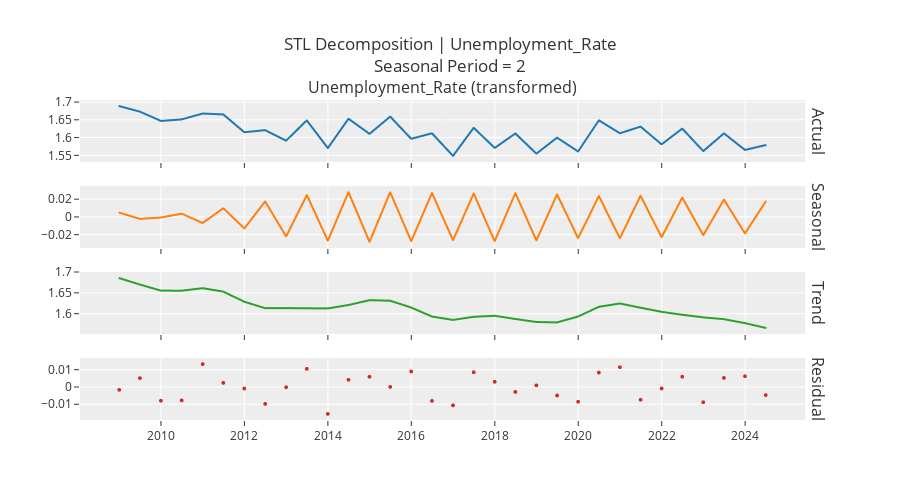

The notebook cell this image was saved under:
### Markdown cell above
STL decomposition

### Code cell
exp.plot_model(plot="decomp_stl", fig_kwargs={"height": 500})
